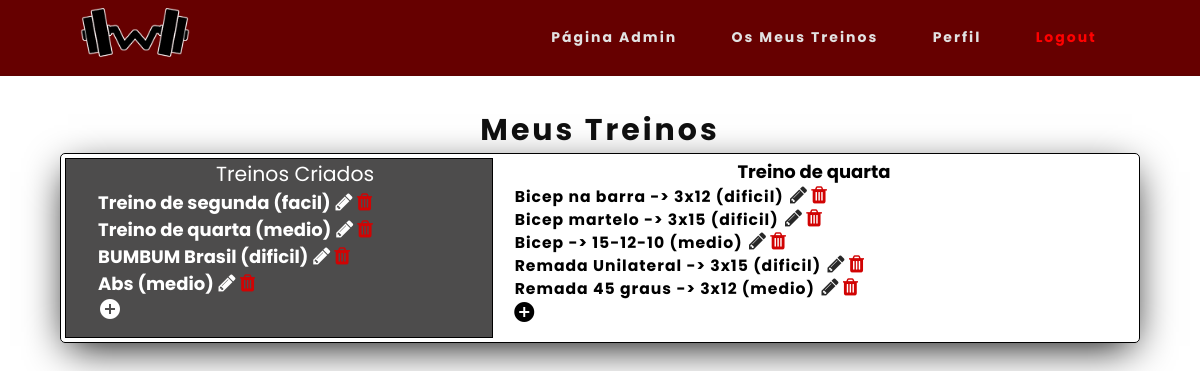
The page /meustreinos.php?id=41 (signed in) on the database its author committed.
### tables this page shows
CREATE TABLE `treinos` (
  `id` int(11) NOT NULL,
  `id_utilizador` int(11) NOT NULL,
  `titulo` varchar(50) NOT NULL,
  `descricao` text DEFAULT NULL,
  `dificuldade` text NOT NULL,
  `imagem` text DEFAULT NULL
);

CREATE TABLE `exercicios` (
  `id_exerc` int(11) NOT NULL,
  `id_treino` int(11) NOT NULL,
  `nome` varchar(255) NOT NULL,
  `series_rep` varchar(255) NOT NULL,
  `dificuldade` varchar(255) NOT NULL,
  `imagem` text DEFAULT NULL
);

### meustreinos.php (the view, shortened to what this page needs)
<?php
include "cabecalho.php";
?>
<body class="opa">
    <div class="contentMeusTreinos">
        <table>
            <thead>
                <h2>Meus Treinos</h2>
            </thead>
            <tr>
                <td>
                    <div class="meusTreinosLeft">
                        <p style="font-size: 1.7vw;text-align:center;color:white">Treinos Criados</p>
                        <?php
                        $db = mysqli_connect('localhost', 'root', '', 'workout');
                        $user = $_SESSION['username'];
                        $query = "SELECT id FROM utilizadores WHERE username='$user'";
                        $result = mysqli_query($db, $query);
                        $row = mysqli_fetch_row($result);
                        $id = $row[0];
                        $sql = "SELECT * FROM treinos WHERE id_utilizador=$id";
                        if ($result = $db->query($sql)) {
                            while ($row = $result->fetch_assoc()) {
                        ?>
                                <div class="nome_treino">
                                    <a href="meustreinos.php?id=<?php echo $row["id"] ?>">
                                        <form action="meustreinos.php" method="post">
                                            <div class="dormir"><b><?php echo $row["titulo"].' ('.$row["dificuldade"].')' ?></b>
                                    </a>
                                    <a href="editarTreino.php?id=<?php echo $row["id"] ?>" class="editarTreino"><i style="font-size: 20px;" class="fa fa-pencil" aria-hidden="true"></i></a>
                                    <button type="submit" name="apagarTreino" class="apagarButton"><i style="font-size: 20px;" class="fa fa-trash" aria-hidden="true" onClick="apagarex();"></i></button>
                                </div>
                    </div>
            <?php
                            }
                        }
            ?>
            <div>
                <p><a href="adicionarTreino.php"><i class="material-icons">add_circle</i></a></p>
            </div>
    <div class="meusTreinosRight">
        <?php
        if (isset($_REQUEST['id'])) {
            $id = $_REQUEST['id'];
            $sql = "SELECT * FROM exercicios WHERE id_treino=$id";
            $username = $_SESSION['username'];
            $query = "SELECT id FROM utilizadores WHERE username='$username'";
            $result = mysqli_query($db, $query);
            $row = mysqli_fetch_row($result);
            $id_user = $row[0];
            $query = "SELECT * FROM treinos WHERE id_utilizador='$id_user' AND id='$id'";
            $result4 = mysqli_query($db, $query);
            if (mysqli_num_rows($result4) == 1) {
                if ($result = $db->query($sql)) {
                    $query = "SELECT titulo FROM treinos WHERE id='$id'";
                    $result3 = mysqli_query($db, $query);
                    $row = mysqli_fetch_row($result3);
                    $titulo = $row[0];
                    $result2 = mysqli_query($db, $query);
                    if (mysqli_num_rows($result2) == 1) {
        ?>
                        <p class="titulo"> <?php echo $titulo ?></p>
                        <?php
                        while ($row = $result->fetch_assoc()) {
                        ?>
                            <div class="nome_exercicio">
                                <form action="meustreinos.php" method="post">
                                    <p><?php echo $row["nome"] ?> -> <?php echo $row["series_rep"].' ('.$row["dificuldade"].')' ?> </p>
                                    <a href="editarExercicio.php?id=<?php echo $row["id_exerc"] ?>" class="editarTreino"><i style="font-size: 20px;" class="fa fa-pencil" aria-hidden="true"></i></a>
                                    <button type="submit" name="apagarExercicio" class="apagarButton"><i style="font-size: 20px;" class="fa fa-trash" aria-hidden="true" onClick="apagarex();"></i></button>
                                </form>
                            </div>
                <?php
                        }
                    }
                }
            } else {
                ?>
                <p style="font-size: 1.5vw" class="treino_inacessivel"><b>Treino inacessível</b></p>
            <?php
            }
            ?>
            <p style="padding-left:3%;"><a href="adicionarExercicio.php?id=<?php echo $id ?>"><i class="material-icons">add_circle</i></a></p> <?php
            } else {
                ?>
                <p class="NoTreino">Selecione ou crie um treino</p>
                <?php
            }
        ?>
    </div>
</body>

### css/style.css (style rules this page uses)
* { margin: 0px; padding: 0px; box-sizing: border-box; list-style: none; text-decoration: none; }
h2 { font-family: "Poppins", sans-serif; letter-spacing: 3px; color: rgb(219, 217, 217); }
div p { font-family: "Poppins", sans-serif; color: rgb(92, 92, 92); }
.contentMeusTreinos { padding-top: 5%; }
@media screen and (max-width: 1400px) { .contentMeusTreinos { padding-top: 9%; } }
html, body { overflow-x: hidden; }
.material-icons { width: 40px; height: 40px; color: white; }
.meusTreinosRight .material-icons { width: 40px; height: auto; color: black; }
.meusTreinosLeft a { font-size: 1.5vw; text-decoration: none; font-family: "poppins"; color: white; }
.contentMeusTreinos { width: 90%; display: table; margin: auto; height: auto; }
.opa { overflow-x: visible; }
.meusTreinosLeft { border: 1px solid black; }
.nome_exercicio { padding-left: 3%; }
.contentMeusTreinos .meusTreinosLeft { width: 40%; padding-left: 3%; float: left; background-color: rgb(77, 76, 76); display: table-cell; height:100%; }
.contentMeusTreinos .meusTreinosRight { width: 60%; float: right; background-color: white; display: table-cell; }
.contentMeusTreinos h2 { color: rgb(15, 15, 15); font-weight: bold; text-align: center; margin: auto; font-size: 30px; font-family: "poppins"; }
.contentMeusTreinos table { padding-top: 2%; width: 100%; padding: 2px; box-shadow: 0px 11px 39px -8px rgba(0, 0, 0, 0.99); border: 1px solid black; border-radius: 5px; height: 100%; }
.contentMeusTreinos table td { height: auto; }
.nome_treino a { font-size: 1.5vw; }
.nome_treino { height: auto; display: block; }
.dormir { display: inline-block; }
.nome_exercicio { height: auto; display: block; }
.titulo { font-size: 1.5vw; color: black; font-family: "poppins"; font-weight: bold; text-align: center; }
.nome_exercicio p { font-family: "poppins"; font-weight: bold; color: black; padding: 0vw 0.2vw 0vw 0.2vw; font-size: 1.3vw; border-radius: 6px; letter-spacing: 1px; display: inline-block; }
.apagarButton { border: 0; color: rgb(209, 3, 3); background-color: Transparent; background-repeat: no-repeat; border: none; cursor: pointer; overflow: hidden; outline: none; }
.editarTreino { background-color: Transparent; background-repeat: no-repeat; border: none; cursor: pointer; overflow: hidden; outline: none; color: rgb(39, 39, 39); }

### rows shown on the page
treinos: titulo "Treino de segunda", dificuldade "facil"
treinos: titulo "Treino de quarta", dificuldade "medio"
treinos: titulo "BUMBUM Brasil", dificuldade "dificil"
treinos: titulo "Abs", dificuldade "medio"
exercicios: nome "Bicep na barra", series_rep "3x12", dificuldade "dificil"
exercicios: nome "Bicep martelo", series_rep "3x15", dificuldade "dificil"
exercicios: nome "Bicep", series_rep "15-12-10", dificuldade "medio"
exercicios: nome "Remada Unilateral", series_rep "3x15", dificuldade "dificil"
exercicios: nome "Remada 45 graus", series_rep "3x12", dificuldade "medio"
